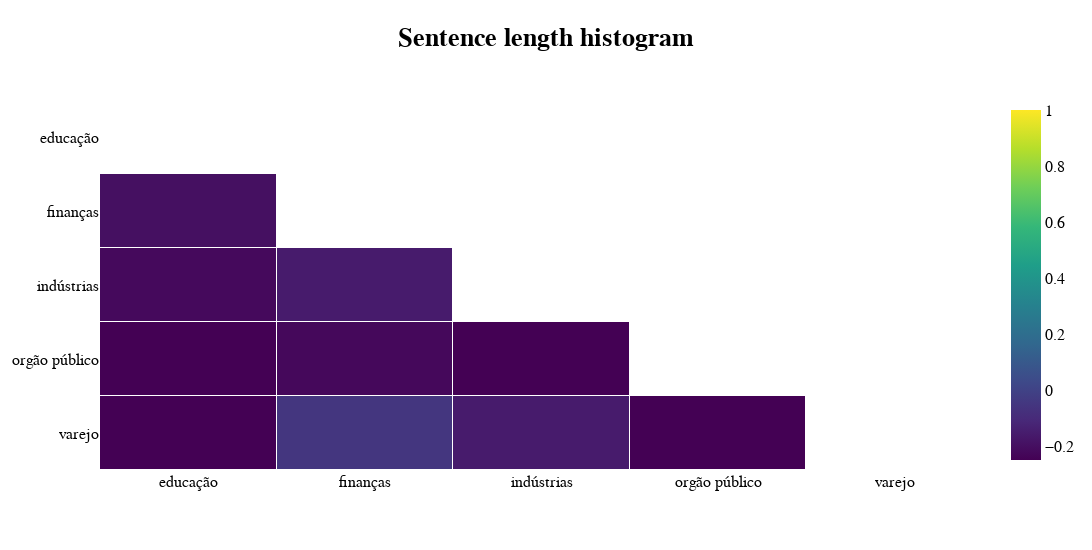

The code cell stored with this chart in its notebook:
### Code cell
fig.update_layout(
    title={
    'text': "<b>Sentence length histogram</b>",
    'font' : dict(size=26, color='black', family='Helvetica'),
    'y':0.95,
    'x':0.5},
    height=550, width=1100,
    font_family='Helvetica',
    font_color='black',
    font_size=16,
    plot_bgcolor='white',
)

### Figure 1 — Plotly figure (JSON) as saved in the notebook; plotly's stock layout.template omitted (floating-point values rounded to 4 significant figures)
{"data": [{"colorscale": [[0, "#440154"], [0.1111, "#482878"], [0.2222, "#3e4989"], [0.3333, "#31688e"], [0.4444, "#26828e"], [0.5556, "#1f9e89"], [0.6667, "#35b779"], [0.7778, "#6ece58"], [0.8889, "#b5de2b"], [1, "#fde725"]], "type": "heatmap", "x": ["educação", "finanças", "indústrias", "orgão público", "varejo"], "xgap": 1, "y": ["educação", "finanças", "indústrias", "orgão público", "varejo"], "ygap": 1, "z": [[null, null, null, null, null], [-0.1981, null, null, null, null], [-0.2205, -0.1559, null, null, null], [-0.2604, -0.2239, -0.3103, null, null], [-0.2896, -0.05055, -0.1578, -0.338, null]], "zmax": 1, "zmin": -0.25}], "layout": {"font": {"color": "black", "family": "Helvetica", "size": 16}, "height": 550, "plot_bgcolor": "white", "title": {"font": {"color": "black", "family": "Helvetica", "size": 26}, "text": "<b>Sentence length histogram</b>", "x": 0.5, "y": 0.95}, "width": 1100, "xaxis": {"showgrid": false}, "yaxis": {"autorange": "reversed", "showgrid": false}}}
